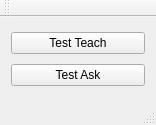
<?xml version="1.0" encoding="UTF-8"?>
<ui version="4.0">
 <class>MainWindow</class>
 <widget class="QMainWindow" name="MainWindow">
  <property name="geometry">
   <rect>
    <x>0</x>
    <y>0</y>
    <width>156</width>
    <height>125</height>
   </rect>
  </property>
  <property name="windowTitle">
   <string>MainWindow</string>
  </property>
  <widget class="QWidget" name="centralWidget">
   <layout class="QVBoxLayout" name="verticalLayout">
    <item>
     <widget class="QPushButton" name="btnTeachTest">
      <property name="text">
       <string>Test Teach</string>
      </property>
     </widget>
    </item>
    <item>
     <widget class="QPushButton" name="btnGetAskTest">
      <property name="text">
       <string>Test Ask</string>
      </property>
     </widget>
    </item>
   </layout>
  </widget>
  <widget class="QMenuBar" name="menuBar">
   <property name="geometry">
    <rect>
     <x>0</x>
     <y>0</y>
     <width>156</width>
     <height>22</height>
    </rect>
   </property>
  </widget>
  <widget class="QToolBar" name="mainToolBar">
   <attribute name="toolBarArea">
    <enum>TopToolBarArea</enum>
   </attribute>
   <attribute name="toolBarBreak">
    <bool>false</bool>
   </attribute>
  </widget>
  <widget class="QStatusBar" name="statusBar"/>
 </widget>
 <layoutdefault spacing="6" margin="11"/>
 <resources/>
 <connections/>
</ui>
